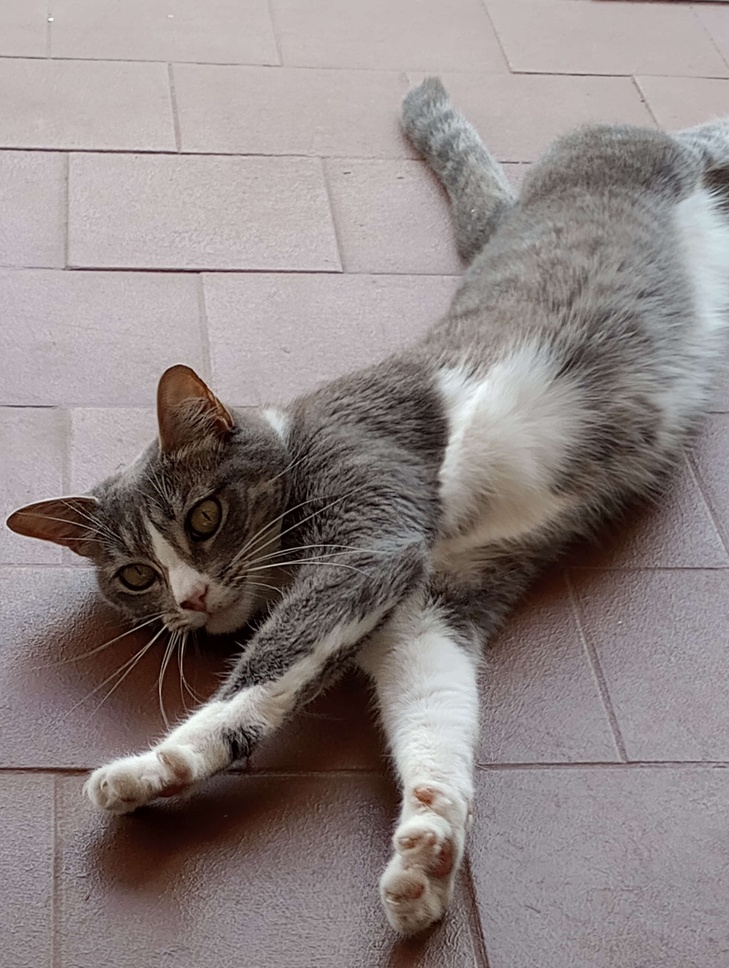
#> input picture ciripiso.jpg, 729 x 968 px, shrunk from 3072 x 4080 before the run
$ jupyter execute ciri.ipynb
#> lines starting #> are read from the running program, lines starting #| are printed output that depends on the picture; after the words box and inside, x2 and y2 are one past the last pixel; in counts of white or black regions, pixels touching at a corner belong together
[cell 1]
import numpy as np
from matplotlib import pyplot as plt
from PIL import Image
import seaborn as sns

[cell 2]
# 1. Cargar imagen en escala de grises
img = Image.open("ciripiso.jpg").convert("L")  # "L" = grayscale
img_array = np.array(img)

# 2. FFT 2D
fft2 = np.fft.fft2(img_array)
fft2_shifted = np.fft.fftshift(fft2)  # centramos el espectro

# 3. Magnitud y fase
magnitude = np.abs(fft2_shifted)
phase = np.angle(fft2_shifted)
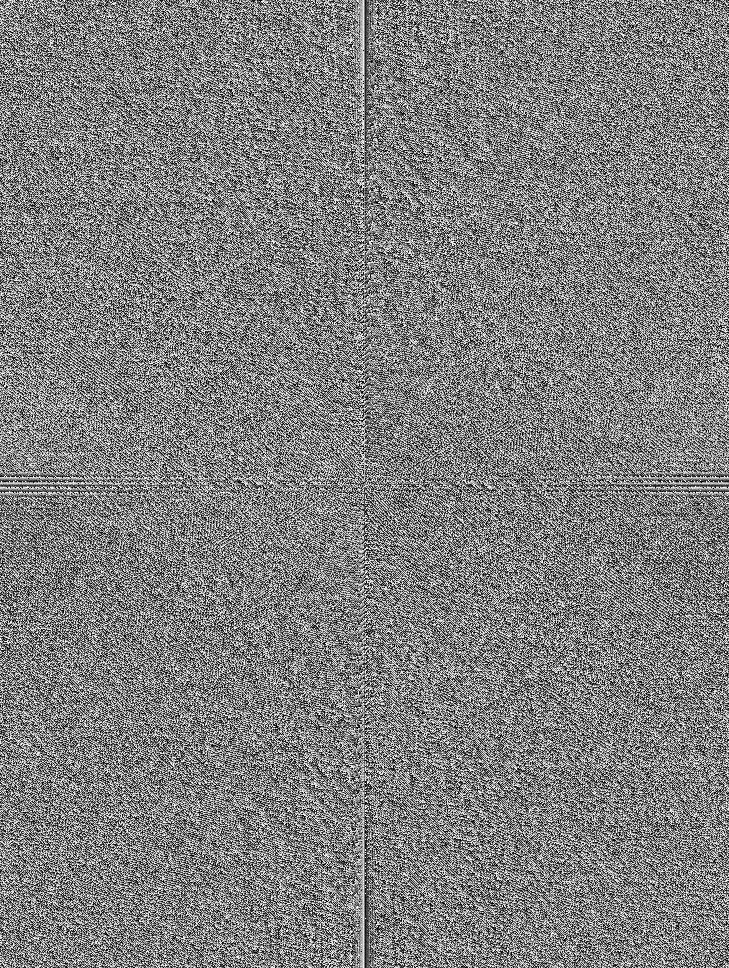
#> phase: shape (968, 729) float64; min -3.14, max 3.14, mean -3.59e-17; drawn with min black and max white

# 4. Mostrar resultados
plt.figure(figsize=(15,5))

plt.subplot(1,3,1)
plt.imshow(img_array, cmap="gray")
plt.title("Imagen original")
plt.axis("off")

plt.subplot(1,3,2)
plt.imshow(np.log1p(magnitude), cmap="gray")
plt.title("Espectro de magnitud (log)")
plt.axis("off")

plt.subplot(1,3,3)
plt.imshow(phase, cmap="gray")
plt.title("Espectro de fase")
plt.axis("off");
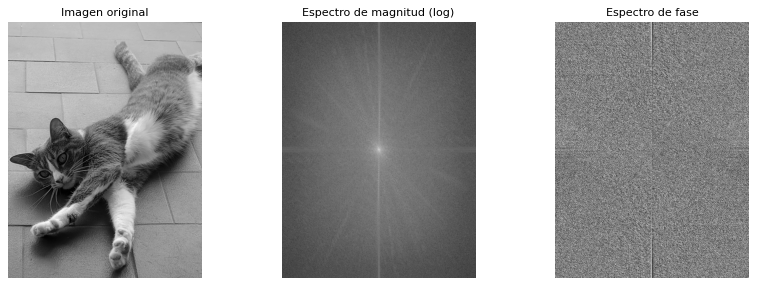
#> figure drawn by matplotlib, 3 panels

[cell 3]
# ======================
# 2. Filtrado pasa-bajos
# ======================
rows, cols = img_array.shape
#> rows = 968; cols = 729
crow, ccol = rows//2, cols//2
#> crow = 484; ccol = 364
mask_low = np.zeros_like(img_array)
r = 30  # radio del filtro
y, x = np.ogrid[:rows, :cols]
#> y = 968 values from 0 to 967
mask_area = (x - ccol)**2 + (y - crow)**2 <= r*r
mask_low[mask_area] = 1

low_pass = fft2_shifted * mask_low
img_low = np.fft.ifft2(np.fft.ifftshift(low_pass)).real

# ======================
# 3. Filtrado pasa-altos
# ======================
mask_high = 1 - mask_low
high_pass = fft2_shifted * mask_high
img_high = np.fft.ifft2(np.fft.ifftshift(high_pass)).real

# ======================
# 4. Magnitud vs fase
# ======================
# Usar magnitud de original y fase de ruido uniforme
random_phase = np.exp(1j * np.random.uniform(0, 2*np.pi, img_array.shape))
img_only_mag = np.fft.ifft2(np.fft.ifftshift(magnitude * random_phase)).real
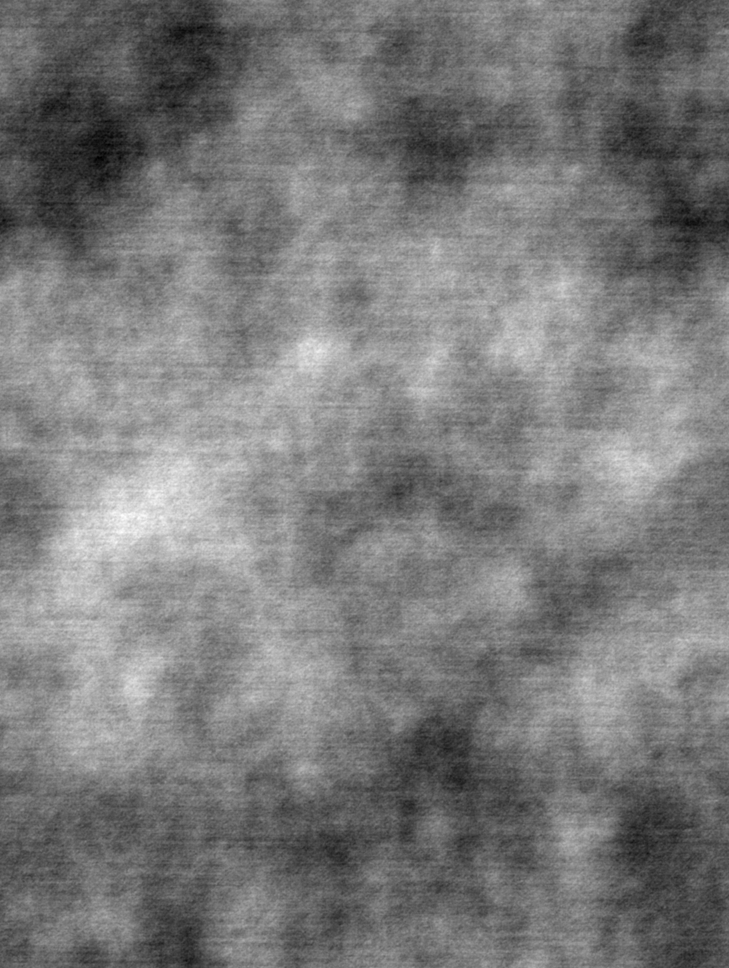
#> img_only_mag: shape (968, 729) float64; min -20.57, max 285.2, mean 126.4; drawn with min black and max white

# Usar fase real y magnitud constante
img_only_phase = np.fft.ifft2(np.fft.ifftshift(np.ones_like(magnitude) * np.exp(1j*phase))).real
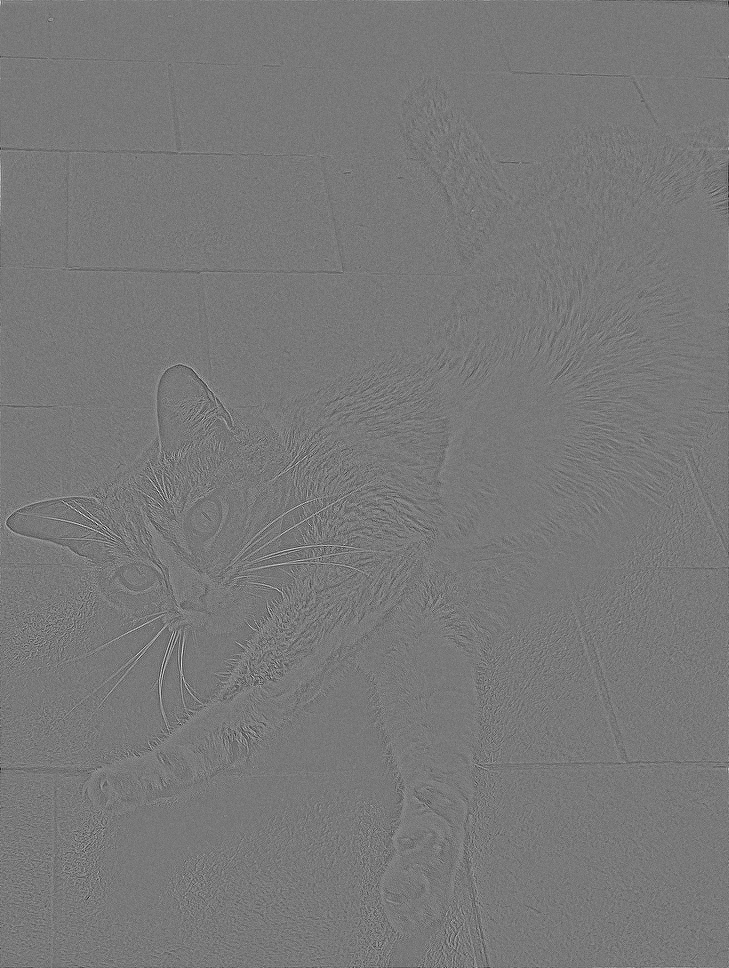
#> img_only_phase: shape (968, 729) float64; min -0.0146, max 0.0161, mean 1.42e-06; drawn with min black and max white

# ======================
# 5. Compresión: quedarnos con el top 5% de coeficientes
# ======================
flat = magnitude.flatten()
threshold = np.percentile(flat, 95)  # top 5%
#> threshold = 25096.8
mask_compress = magnitude >= threshold
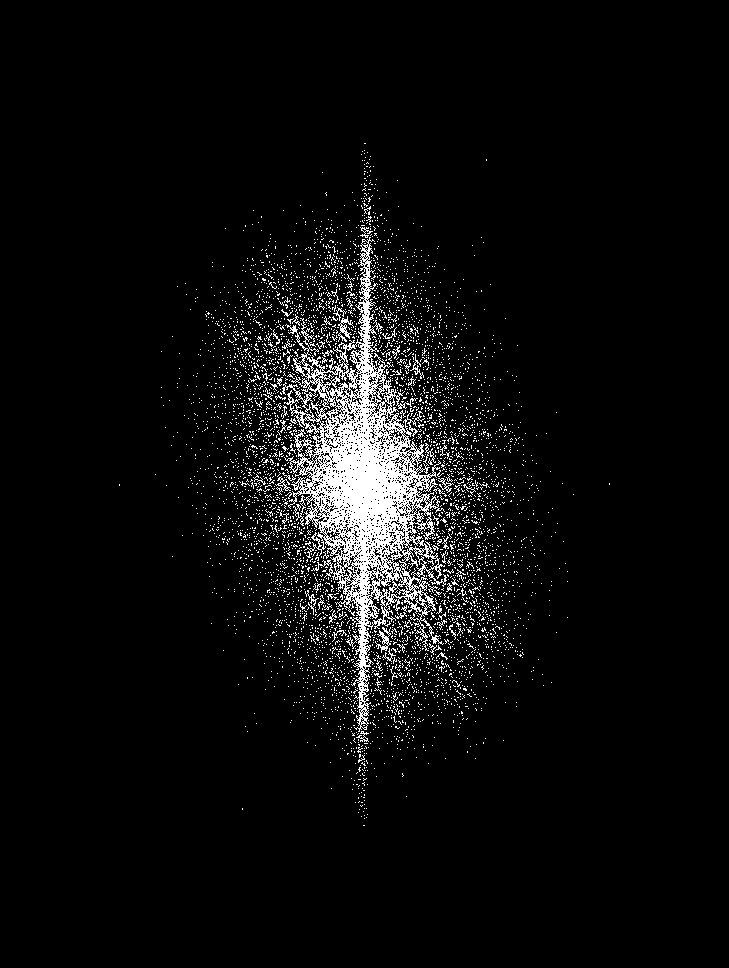
#> mask_compress: shape (968, 729) bool; 5% white in thin lines or dots, all inside (x1, y1, x2, y2) = (119, 143, 610, 826)
fft_compress = fft2_shifted * mask_compress
img_compress = np.fft.ifft2(np.fft.ifftshift(fft_compress)).real

# ======================
# 6. Graficar resultados
# ======================
plt.figure(figsize=(15,10))

plt.subplot(2,3,1)
plt.imshow(img_array, cmap="gray")
plt.title("Imagen original")
plt.axis("off")

plt.subplot(2,3,2)
plt.imshow(img_low, cmap="gray")
plt.title("Filtrado pasa-bajos (suavizada)")
plt.axis("off")

plt.subplot(2,3,3)
plt.imshow(img_high, cmap="gray")
plt.title("Filtrado pasa-altos (bordes)")
plt.axis("off")

plt.subplot(2,3,4)
plt.imshow(img_only_mag, cmap="gray")
plt.title("Solo magnitud")
plt.axis("off")

plt.subplot(2,3,5)
plt.imshow(img_only_phase, cmap="gray")
plt.title("Solo fase (estructura)")
plt.axis("off")

plt.subplot(2,3,6)
plt.imshow(img_compress, cmap="gray")
plt.title("Compresión 5% coeficientes")
plt.axis("off")

plt.tight_layout()
plt.show()

[cell 4]
# ======================
# 5. Compresión: quedarnos con el top n% de coeficientes
# ======================
porcentaje = 0.1
flat = magnitude.flatten()
threshold = np.percentile(flat, 100 - porcentaje)
#> threshold = 246811.9
mask_compress = magnitude >= threshold
#> mask_compress: shape (968, 729) bool; 0.1% white; 57 white regions (56 under 20 px), largest, box (x1, y1, x2, y2) and area: (347, 463, 382, 506) 617
fft_compress = fft2_shifted * mask_compress
img_compress = np.fft.ifft2(np.fft.ifftshift(fft_compress)).real
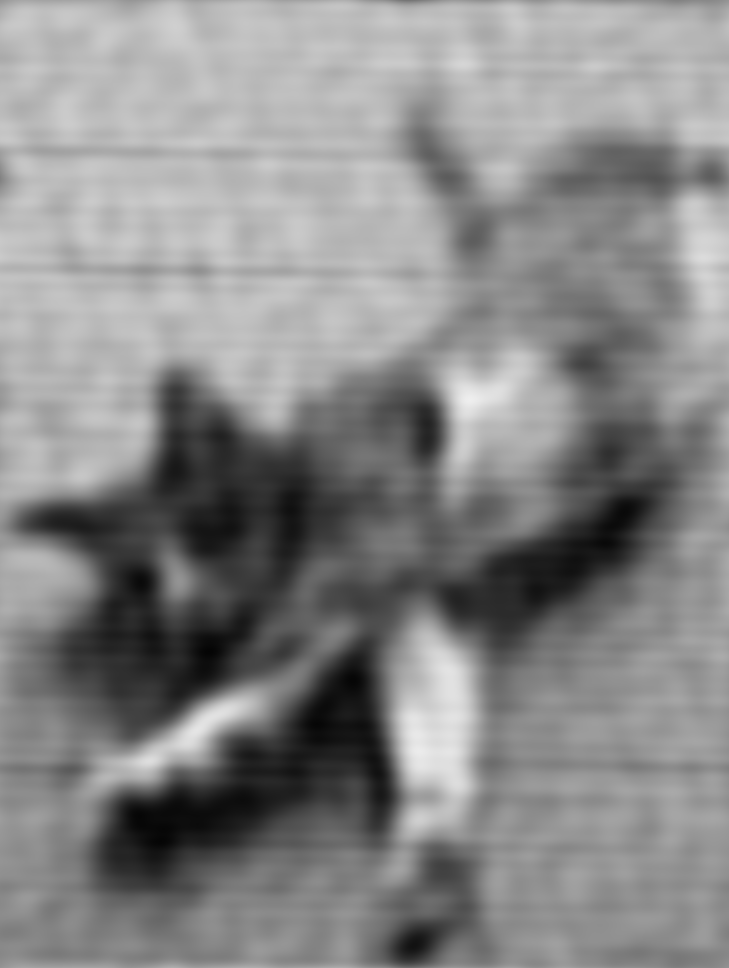
#> img_compress: shape (968, 729) float64; min 4.91, max 238.3, mean 136

_, ax = plt.subplots(1, 2, figsize=(15, 10))

ax[0].imshow(img_array, cmap="grey")
ax[0].set_xticks([])
ax[0].set_yticks([])
ax[0].set_title("original")

ax[1].imshow(img_compress, cmap="grey")
ax[1].set_xticks([])
ax[1].set_yticks([])
ax[1].set_title(f"Compresion de {porcentaje}%");

Graficar el MSE para ver que tanto se perdio

[cell 5]
np.mean((img_array - img_compress)**2)
#> Out = 289.8

[cell 6]
def re_map(x, in_min, in_max, out_min, out_max):
#> called with in_min = 4.91, in_max = 238.3, out_min = 0, out_max = 1
    return (x - in_min) * (out_max - out_min) / (in_max - in_min) + out_min

ciri_comp = re_map(img_compress, img_compress.min(), img_compress.max(), 0, 1)
ciri_norm = re_map(img_array, img_array.min(), img_array.max(), 0, 1)

[cell 7]
Image.fromarray((ciri_comp * 255).astype(np.uint8)).save("ciri_comprimida.png")
Image.fromarray((ciri_norm * 255).astype(np.uint8)).save("ciri_normal.png")

[cell 8]
import os

# Reemplaza 'mi_archivo.txt' con la ruta real de tu archivo
comp_size = os.path.getsize('ciri_comprimida.png')
norm_size =  os.path.getsize('ciri_normal.png')

print(norm_size, comp_size)
print(f"{(norm_size - comp_size) / norm_size:.2f}")

[cell 9]
plt.hist(ciri_norm.flatten(), bins=50, alpha=0.5, label="norm");
plt.hist(ciri_comp.flatten(), bins=50, alpha=0.5, label="comp");
plt.legend();
#> figure, not shown here; tallest bar 72738 high, from x = 0.72 to 0.74; tallest bar 54860 high, from x = 0.76 to 0.78

[cell 10]
sns.kdeplot(ciri_norm.flatten(), label="norm");
sns.kdeplot(ciri_comp.flatten(), label="comp");
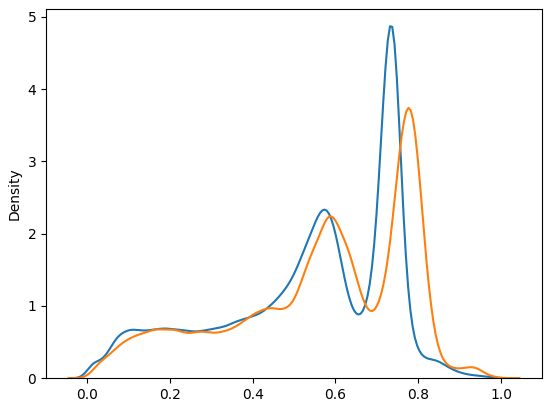
#> figure drawn by matplotlib, 1 panel; curve peaks at x = 0.732, y = 4.87; curve peaks at x = 0.776, y = 3.74

$ run again, with cirisol.jpg copied over ciripiso.jpg
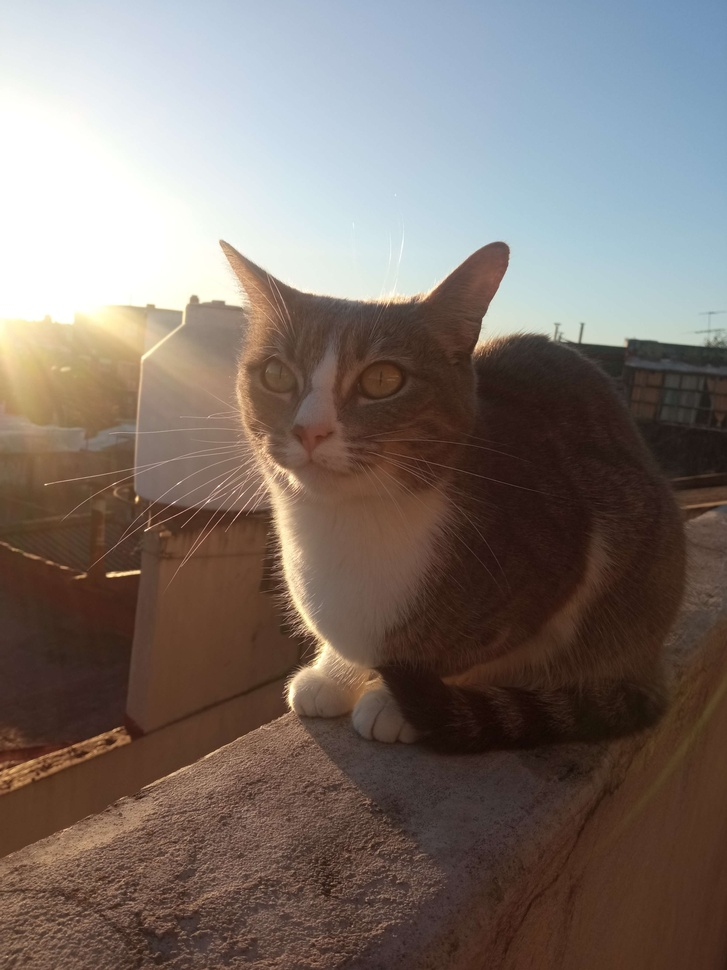
#> input picture cirisol.jpg, 727 x 970 px, shrunk from 3120 x 4160 before the run
#> `threshold = np.percentile(flat, 95)`: threshold = 16388.5
#> `mask_compress = magnitude >= threshold`:
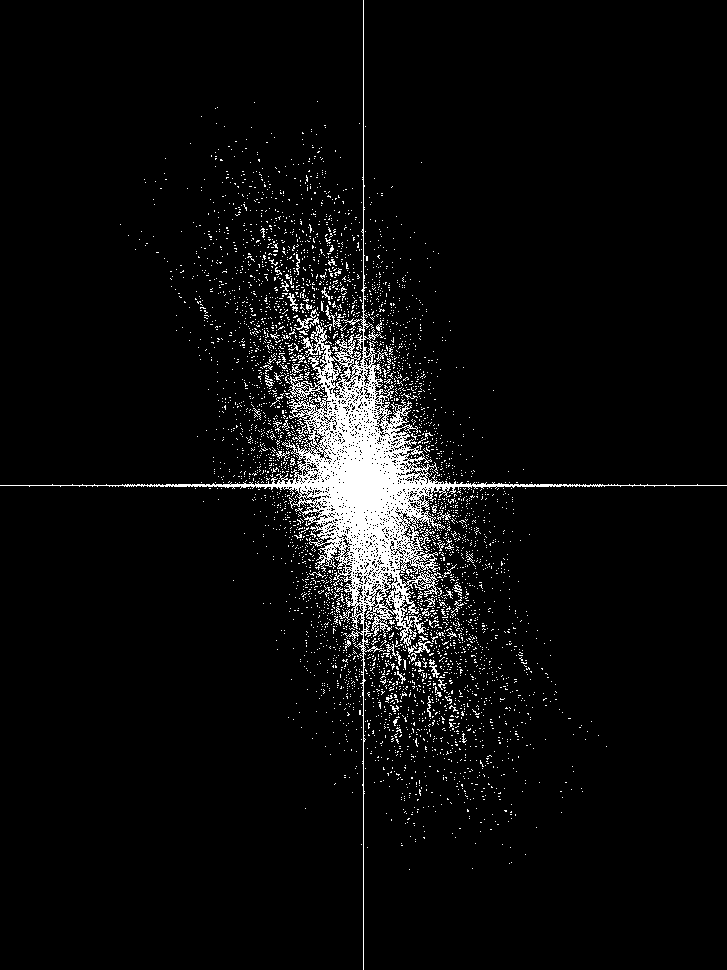
#> mask_compress: shape (970, 727) bool; 5% white; 4051 white regions (3982 under 20 px), largest, box (x1, y1, x2, y2) and area: (0, 0, 727, 970) 24108, (294, 309, 319, 330) 116, (408, 641, 433, 662) 116
#> `threshold = np.percentile(flat, 100 - porcentaje)`: threshold = 234208.1
#> Out = 182.8
#> `[cell 10] sns.kdeplot(ciri_norm.flatten(), label="norm"); sns.kdeplot(..`:
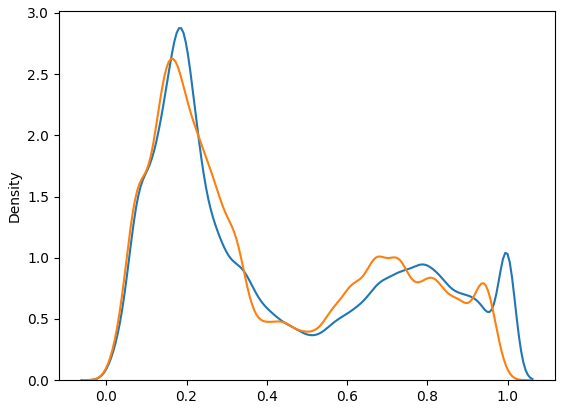
#> figure drawn by matplotlib, 1 panel; curve peaks at x = 0.187, y = 2.88; curve peaks at x = 0.167, y = 2.63
